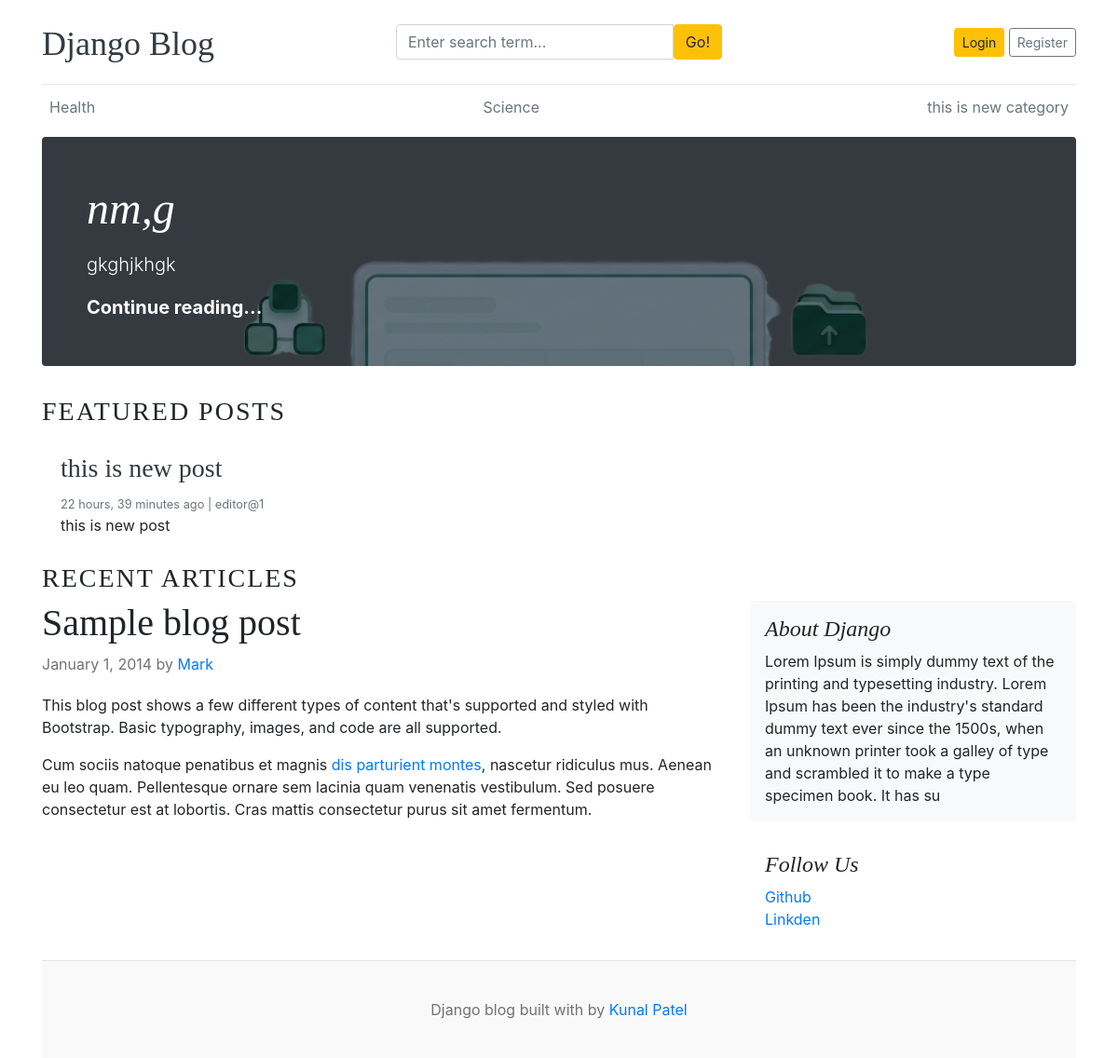
Before: / with the older database file.
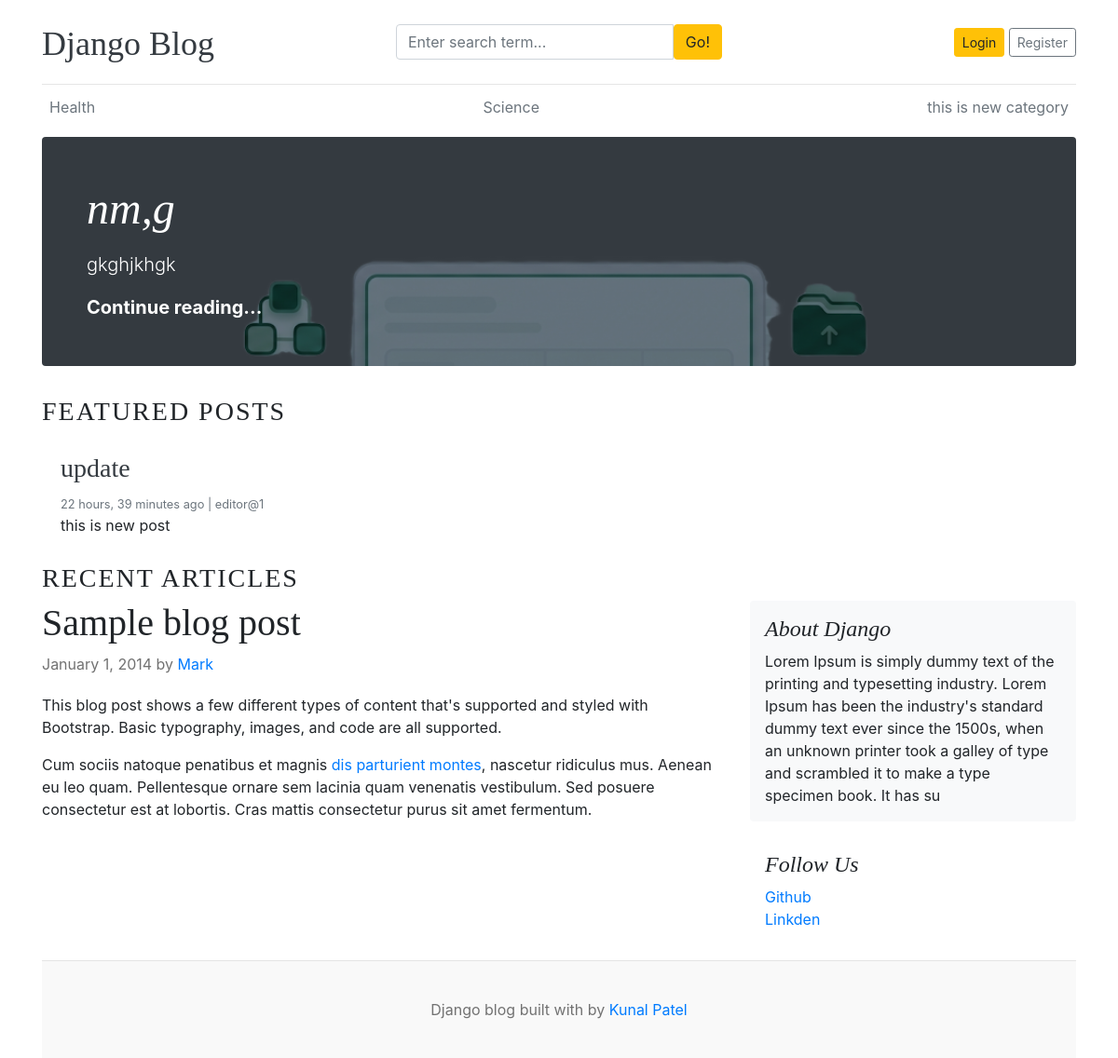
After: the same page with the newer database file.
### blogs/models.py (models this page shows, shortened)
class Blog(models.Model):
    title = models.CharField(max_length=100)
    slug = models.SlugField(max_length=150, unique=True, blank=True)
    category = models.ForeignKey(Category, on_delete=models.CASCADE)
    author = models.ForeignKey(User, on_delete=models.CASCADE)
    featured_image = models.ImageField(upload_to='uploads/%Y/%m/%d')
    short_description = models.TextField(max_length=500)
    blog_body = models.TextField(max_length=2000)
    status = models.CharField(max_length=20, choices=STATUS_CHOICES, default="Draft")
    is_featured = models.BooleanField(default=False)
    created_at = models.DateTimeField(auto_now_add=True)
    updated_at = models.DateTimeField(auto_now=True)

### blog_main/views.py (the view)
# urls.py: 2. Add a URL to urlpatterns:  path('', views.home, name='home')
def home(request):
    featured_posts = Blog.objects.filter(is_featured=True, status='Published').order_by('updated_at')
    posts = Blog.objects.filter(is_featured=False, status='Published')
    try:
        about = About.objects.get()
    except:
        about = None
    context = {
        'featured_posts':featured_posts,
        'posts': posts,
        'about': about,
    }
    return render(request, 'home.html', context)

### blogs/context_processors.py (called while the page is built)
def get_categories(request):
    categories = Category.objects.all()
    return dict(categories=categories)

def get_social_links(request):
    social_links  = SocialLink.objects.all()
    return dict(social_links=social_links)

### templates/home.html (shortened to what this page needs)
{% extends 'base.html' %}
{% block content %}
  {% for post in featured_posts %}
    {% if forloop.first %}
      <div class="jumbotron p-3 p-md-5 text-white rounded bg-dark"
           style="background-image: url({{ post.featured_image.url }});
                  background-blend-mode: overlay;
                  background-size: cover;">
        <div class="col-md-8 px-0">
          <h1 class="display-4 font-italic">{{ post.title }}</h1>
          <p class="lead my-3">{{ post.short_description | truncatewords:10 }}</p>
          <p class="lead mb-0">
            <a href="{% url 'blogs' post.slug %}" class="text-white font-weight-bold">Continue reading...</a>
          </p>
        </div>
      </div>
    {% endif %}
  {% endfor %}
  <h3 class="text-uppercase text working" style="letter-spacing: 2px;">Featured Posts</h3>
  <div class="row mb-2">
    {% for post in featured_posts %}
      {% if not forloop.first %}
        <div class="col-md-6">
          <div class="card border-0">
            <div class="card-body">
              <h3><a href="{% url 'blogs' post.slug %}" class="text-dark">{{ post.title }}</a></h3>
              <small class="mb-1 text-muted">{{ post.created_at|timesince }} ago | {{ post.author }}</small>
              <p class="card-text">{{ post.short_description | truncatewords:25 }}</p>
            </div>
          </div>
        </div>
      {% endif %}
    {% endfor %}
  </div>
  <h3 class="text-uppercase text working" style="letter-spacing: 2px;">Recent Articles</h3>
  <main role="main" class="container p-0">
    <div class="row">
      <div class="col-md-8 blog-main">
        <div class="blog-post">
          <h2 class="blog-post-title">Sample blog post</h2>
          <p class="blog-post-meta">January 1, 2014 by <a href="#">Mark</a></p>
          <p>This blog post shows a few different types of content that's supported and styled with Bootstrap. Basic typography, images, and code are all supported.</p>
          <p>Cum sociis natoque penatibus et magnis <a href="#">dis parturient montes</a>, nascetur ridiculus mus. Aenean eu leo quam. Pellentesque ornare sem lacinia quam venenatis vestibulum. Sed posuere consectetur est at lobortis. Cras mattis consectetur purus sit amet fermentum.</p>
        </div>
      </div>
      <aside class="col-md-4 blog-sidebar">
        <div class="p-3 mb-3 bg-light rounded">
          <h4 class="font-italic">{{ about.about_heading }}</h4>
          <p class="mb-0">{{ about.about_description }}</p>
        </div>
        {% if social_links %}
        <div class="p-3">
          <h4 class="font-italic">Follow Us</h4>
          <ol class="list-unstyled">
            {% for i in social_links %}
            <li><a href="{{i.link}}" target="_blank">{{i.platform }}</a></li>
            {% endfor %}
          </ol>
        </div>
      </aside>
    </div>
    {% endif %}
  </main>
{% endblock %}

Changed rows visible on the page:
changed Blog "this is new post": title "this is new post" → "update"
